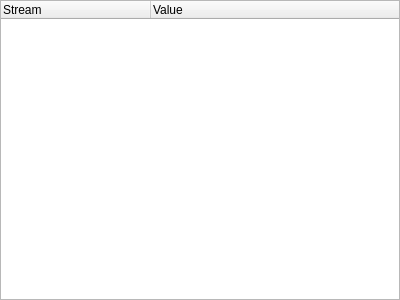
<?xml version="1.0" encoding="UTF-8"?>
<ui version="4.0">
 <class>DataStreamPicker</class>
 <widget class="QDockWidget" name="DataStreamPicker">
  <property name="geometry">
   <rect>
    <x>0</x>
    <y>0</y>
    <width>400</width>
    <height>300</height>
   </rect>
  </property>
  <property name="features">
   <set>QDockWidget::DockWidgetFloatable|QDockWidget::DockWidgetMovable</set>
  </property>
  <property name="windowTitle">
   <string>Data Streams</string>
  </property>
  <widget class="QWidget" name="dockWidgetContents">
   <layout class="QVBoxLayout" name="verticalLayout">
    <property name="margin">
     <number>0</number>
    </property>
    <item>
     <widget class="DataStreamList" name="dataStreams">
      <property name="editTriggers">
       <set>QAbstractItemView::DoubleClicked|QAbstractItemView::EditKeyPressed|QAbstractItemView::SelectedClicked</set>
      </property>
      <property name="dragEnabled">
       <bool>true</bool>
      </property>
      <property name="alternatingRowColors">
       <bool>true</bool>
      </property>
      <property name="selectionMode">
       <enum>QAbstractItemView::ExtendedSelection</enum>
      </property>
      <property name="iconSize">
       <size>
        <width>120</width>
        <height>120</height>
       </size>
      </property>
      <property name="animated">
       <bool>true</bool>
      </property>
      <property name="allColumnsShowFocus">
       <bool>true</bool>
      </property>
      <property name="columnCount">
       <number>2</number>
      </property>
      <attribute name="headerDefaultSectionSize">
       <number>150</number>
      </attribute>
      <attribute name="headerDefaultSectionSize">
       <number>150</number>
      </attribute>
      <column>
       <property name="text">
        <string>Stream</string>
       </property>
      </column>
      <column>
       <property name="text">
        <string>Value</string>
       </property>
      </column>
     </widget>
    </item>
   </layout>
  </widget>
 </widget>
 <customwidgets>
  <customwidget>
   <class>DataStreamList</class>
   <extends>QTreeWidget</extends>
   <header>plugins/datastreamdisplay/datastreamdisplays.h</header>
  </customwidget>
 </customwidgets>
 <resources/>
 <connections/>
</ui>
